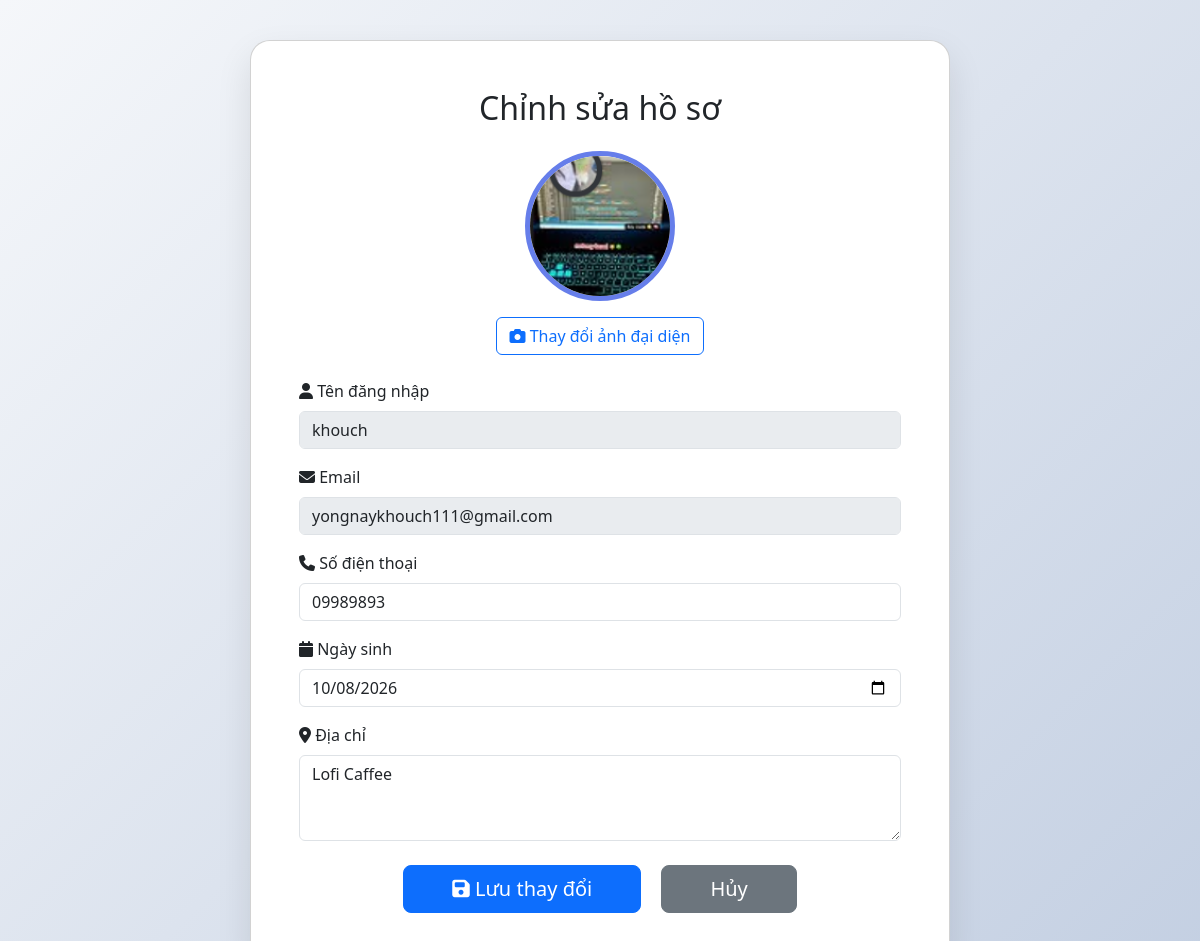
/edit_profile (signed in), run on the app's committed database.
### tables this page shows
CREATE TABLE users (
    id INTEGER PRIMARY KEY AUTOINCREMENT,
    username TEXT UNIQUE NOT NULL,
    email TEXT UNIQUE NOT NULL,
    phone TEXT,
    password TEXT NOT NULL,
    avatar TEXT,
    dob TEXT,
    address TEXT,
    role TEXT NOT NULL DEFAULT 'user'
);

### app.py (the view, shortened to what this page needs)
@app.route('/edit_profile', methods=['GET', 'POST'])
def edit_profile():
    if 'user_id' not in session:
        flash('Vui lòng đăng nhập!', 'error')
        return redirect(url_for('login'))
    conn = get_db_connection()
    user = conn.execute("""
        SELECT username, email, phone, dob, address, avatar, role
        FROM users WHERE id = ?
    """, (session['user_id'],)).fetchone()
    conn.close()
    if user is None:
        flash('Không tìm thấy người dùng.', 'error')
        return redirect(url_for('logout'))
    return render_template('edit_profile.html', user=user)

### app.py (called while the page is built)
def get_db_connection():
    conn = sqlite3.connect('users.db', timeout=10)
    conn.row_factory = sqlite3.Row
    conn.execute("PRAGMA foreign_keys = ON;")
    return conn

@app.context_processor
def inject_format_currency():
    def format_currency(value):
        try:
            return f"{int(float(value)):,} ₫"
        except (ValueError, TypeError):
            return "0 ₫"
    return dict(format_currency=format_currency)

### templates/edit_profile.html (shortened to what this page needs)
<!DOCTYPE html>
<html lang="vi">
<head>
    <link href="https://cdn.jsdelivr.net/npm/bootstrap@5.3.0/dist/css/bootstrap.min.css" rel="stylesheet">
    <link rel="stylesheet" href="https://cdnjs.cloudflare.com/ajax/libs/font-awesome/6.5.0/css/all.min.css">
</head>
<body>
<div class="container">
    <div class="card p-5">
        <h2 class="text-center mb-4">Chỉnh sửa hồ sơ</h2>
        <form method="POST" enctype="multipart/form-data">
            <div class="text-center mb-4">
                {% if user.avatar %}
                    <img src="{{ url_for('static', filename='uploads/' ~ user.avatar) }}"
                         alt="Avatar" class="avatar-preview">
                {% else %}
                    <div class="avatar-preview d-inline-flex align-items-center justify-content-center bg-primary text-white fs-1">
                        {{ user.username[0]|upper }}
                    </div>
                {% endif %}
                <div class="mt-3">
                    <label class="btn btn-outline-primary">
                        <i class="fas fa-camera"></i> Thay đổi ảnh đại diện
                    </label>
                </div>
            </div>
            <div class="mb-3">
                <label class="form-label"><i class="fas fa-user"></i> Tên đăng nhập</label>
                <input type="text" class="form-control" value="{{ user.username }}" disabled>
            </div>
            <div class="mb-3">
                <label class="form-label"><i class="fas fa-envelope"></i> Email</label>
                <input type="email" class="form-control" value="{{ user.email }}" disabled>
            </div>
            <div class="mb-3">
                <label class="form-label"><i class="fas fa-phone"></i> Số điện thoại</label>
                <input type="text" name="phone" class="form-control" value="{{ user.phone or '' }}" placeholder="Nhập số điện thoại">
            </div>
            <div class="mb-3">
                <label class="form-label"><i class="fas fa-calendar"></i> Ngày sinh</label>
                <input type="date" name="dob" class="form-control" value="{{ user.dob or '' }}">
            </div>
            <div class="mb-4">
                <label class="form-label"><i class="fas fa-map-marker-alt"></i> Địa chỉ</label>
                <textarea name="address" class="form-control" rows="3" placeholder="Nhập địa chỉ">{{ user.address or '' }}</textarea>
            </div>
            <div class="text-center">
                <button type="submit" class="btn btn-primary btn-lg px-5">
                    <i class="fas fa-save"></i> Lưu thay đổi
                </button>
                <a href="{{ url_for('profile') }}" class="btn btn-secondary btn-lg px-5 ms-3">
                    Hủy
                </a>
            </div>
        </form>
    </div>
</div>
</body>
</html>

### templates/edit_profile.html (style rules this page uses)
body { background: linear-gradient(135deg, #f5f7fa 0%, #c3cfe2 100%); min-height: 100vh; padding: 40px 20px; }
.card { max-width: 700px; margin: 0 auto; border-radius: 20px; box-shadow: 0 15px 35px rgba(0,0,0,0.1); }
.avatar-preview { width: 150px; height: 150px; border-radius: 50%; object-fit: cover; border: 5px solid #667eea; }

### data on the page
users: avatar (picture), username "khouch", email "yongnaykhouch111@gmail.com", phone "09989893", dob "10/08/2026", address "Lofi Caffee"
